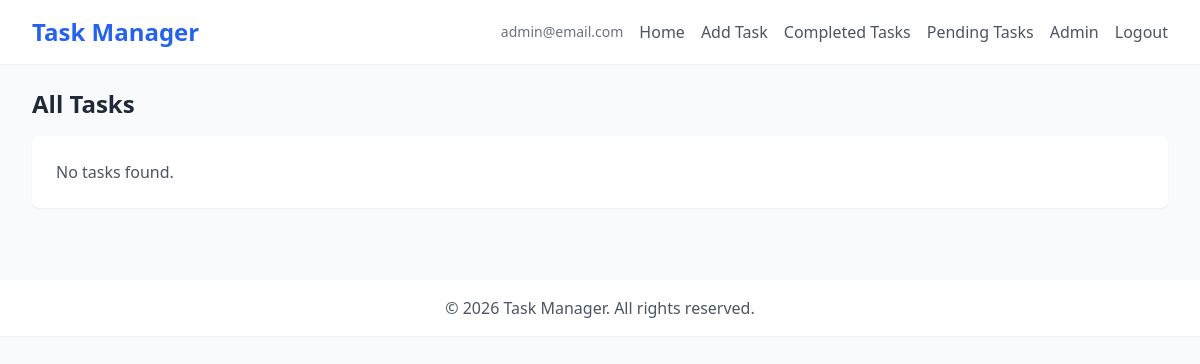
Before: /tasks/ (signed in) with the older database file.
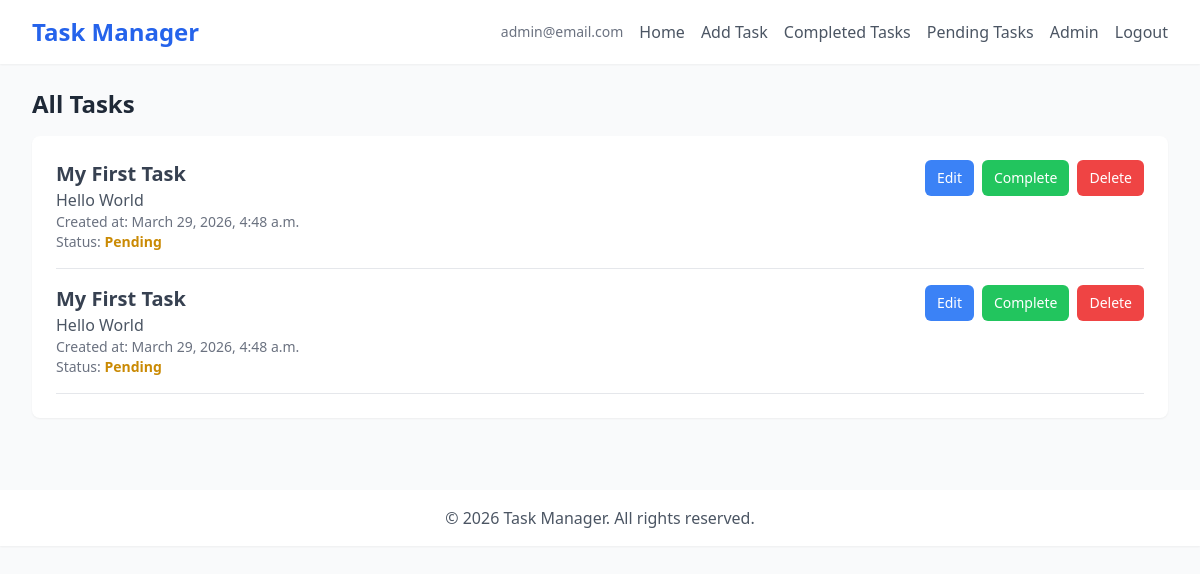
After: the same page with the newer database file.
### accounts/models.py (models this page shows, shortened)
class CustomUser(AbstractBaseUser, PermissionsMixin):
    email = models.EmailField(unique=True)
    first_name = models.CharField(max_length=30, blank=True)
    last_name = models.CharField(max_length=30, blank=True)
    is_active = models.BooleanField(default=True)
    is_staff = models.BooleanField(default=False)
    objects = UserManager()
    USERNAME_FIELD = 'email'
    REQUIRED_FIELDS = []

### task/models.py (models this page shows, shortened)
class Task(models.Model):
    user = models.ForeignKey(AUTH_USER_MODEL, on_delete=models.CASCADE, related_name='tasks')
    title = models.CharField(max_length=200)
    description = models.TextField()
    completed = models.BooleanField(default=False)
    created_at = models.DateTimeField(auto_now_add=True)

### task/views.py (the view)
# urls.py: path('tasks/', views.task_list, name='task_list'),
@login_required
def task_list(request):
    tasks = models.Task.objects.filter(user=request.user).order_by('completed', '-created_at')
    return render(request, 'task/task_list.html', {'tasks': tasks})

### task/templates/task/task_list.html (shortened to what this page needs)
{% extends 'task/base.html' %}
{% block content %}
    <h2 class="text-2xl font-semibold text-gray-800 mb-4">All Tasks</h2>
    <div class="bg-white shadow-sm rounded-lg p-6">
        {% if tasks %}
            <ul class="space-y-4">
                {% for task in tasks %}
                    <li class="border-b pb-4 {% if task.completed %}opacity-50{% endif %}">
                        <div class="flex items-start justify-between gap-4">
                            <div class="flex-1">
                                <h3 class="text-xl font-bold text-gray-700 {% if task.completed %}line-through text-gray-500{% endif %}">{{ task.title }}</h3>
                                <p class="text-gray-600 {% if task.completed %}line-through text-gray-400{% endif %}">{{ task.description }}</p>
                                <p class="text-sm text-gray-500">Created at: {{ task.created_at }}</p>
                                <p class="text-sm text-gray-500">Status: <span class="font-semibold {% if task.completed %}text-green-600{% else %}text-yellow-600{% endif %}">{% if task.completed %}Completed{% else %}Pending{% endif %}</span></p>
                            </div>
                            <div class="flex gap-2">
                                <a href="{% url 'edit_task' task.id %}" class="px-3 py-2 bg-blue-500 hover:bg-blue-600 text-white text-sm rounded-md transition">Edit</a>
                                <form method="post" action="{% url 'task_toggle_complete' task.id %}" class="inline">
                                    <button type="submit" class="px-3 py-2 {% if task.completed %}bg-gray-500 hover:bg-gray-600{% else %}bg-green-500 hover:bg-green-600{% endif %} text-white text-sm rounded-md transition">
                                        {% if task.completed %}Undo{% else %}Complete{% endif %}
                                    </button>
                                </form>
                                <a href="{% url 'delete_task' task.id %}" class="px-3 py-2 bg-red-500 hover:bg-red-600 text-white text-sm rounded-md transition">Delete</a>
                            </div>
                        </div>
                    </li>
                {% endfor %}
            </ul>
        {% else %}
            <p class="text-gray-600">No tasks found.</p>
        {% endif %}
    </div>
{% endblock %}

### task/templates/task/base.html (shortened to what this page needs)
<!DOCTYPE html>
<html lang="en">
<head>
    <script src="https://cdn.tailwindcss.com"></script>
</head>
<body class="bg-gray-50">
    <nav class="bg-white shadow-sm">
        <div class="max-w-7xl mx-auto px-4 sm:px-6 lg:px-8">
            <div class="flex justify-between h-16">
                <div class="flex items-center">
                    <a href="{% url 'task_list' %}" class="text-2xl font-bold text-blue-600">Task Manager</a>
                </div>
                <div class="flex items-center space-x-4">
                    {% if user.is_authenticated %}
                        <span class="text-sm text-gray-500">{{ user.email }}</span>
                        <a href="{% url 'task_list' %}" class="text-gray-600 hover:text-gray-900">Home</a>
                        <a href="{% url 'add_task' %}" class="text-gray-600 hover:text-gray-900">Add Task</a>
                        <a href="{% url 'completed_tasks' %}" class="text-gray-600 hover:text-gray-900">Completed Tasks</a>
                        <a href="{% url 'pending_tasks' %}" class="text-gray-600 hover:text-gray-900">Pending Tasks</a>
                        <a href="{% url 'admin:index' %}" class="text-gray-600 hover:text-gray-900">Admin</a>
                        <form method="post" action="{% url 'logout' %}" class="inline">
                            <button type="submit" class="text-gray-600 hover:text-gray-900">Logout</button>
                        </form>
                    {% else %}
                        <a href="{% url 'login' %}" class="text-gray-600 hover:text-gray-900">Login</a>
                        <a href="{% url 'signup' %}" class="text-gray-600 hover:text-gray-900">Sign Up</a>
                    {% endif %}
                </div>
            </div>
        </div>
    </nav>
    <main class="max-w-7xl mx-auto py-6 px-4 sm:px-6 lg:px-8">
        {% block content %}{% endblock %}
    </main>
    <footer class="bg-white shadow-sm mt-12">
        <div class="max-w-7xl mx-auto py-4 px-4 sm:px-6 lg:px-8 text-center text-gray-600">
            <p>&copy; 2026 Task Manager. All rights reserved.</p>
        </div>
    </footer>
</body>
</html>

Changed rows visible on the page:
added Task: title "My First Task", description "Hello World", created_at "March 29, 2026, 4:48 a.m.", completed "Pending"
added Task: title "My First Task", description "Hello World", created_at "March 29, 2026, 4:48 a.m.", completed "Pending"
Other visible differences:
text no longer shown: "No tasks found."
